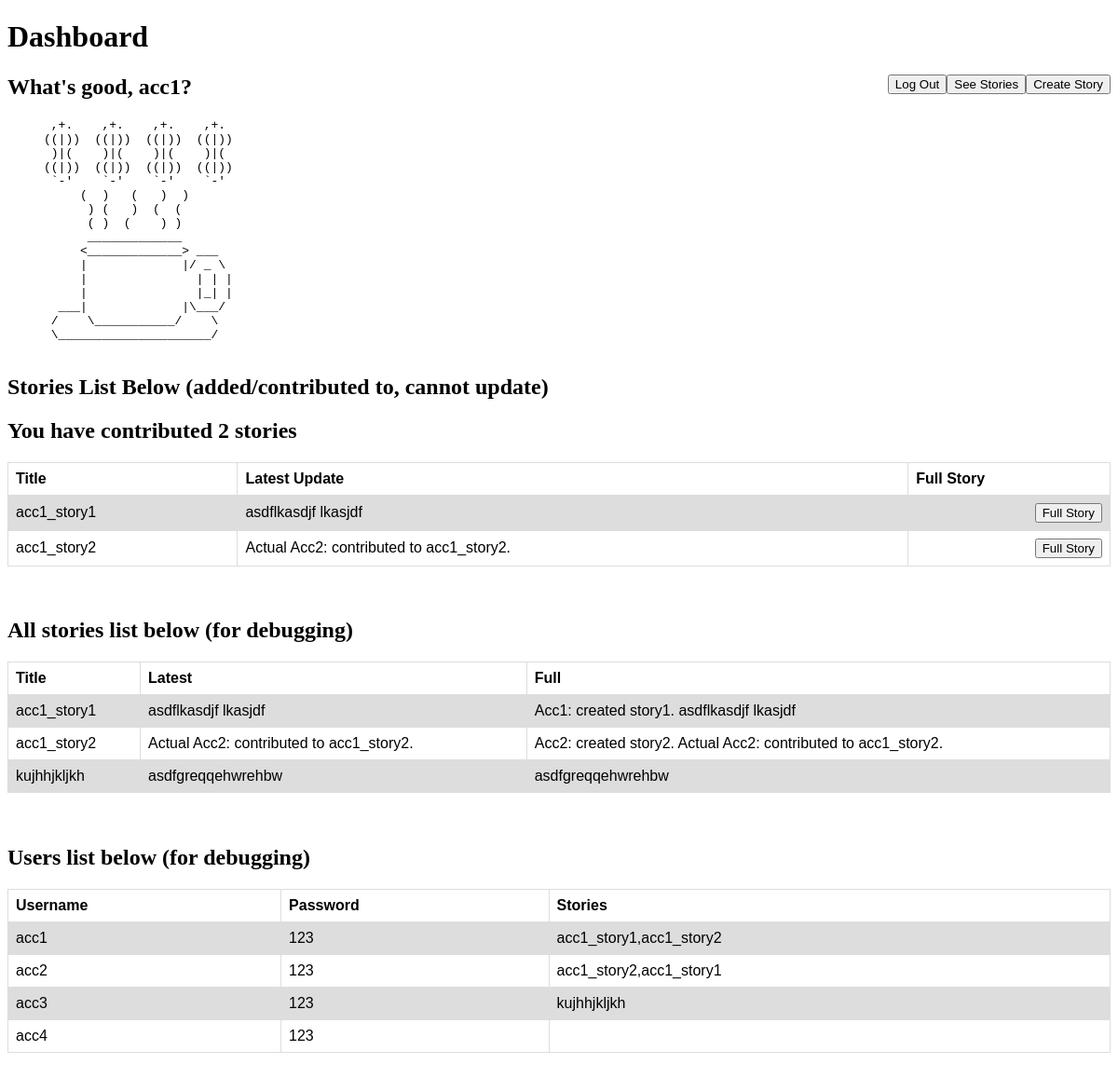
The app's page /dashboard (signed in) with its own data.
### tables this page shows
CREATE TABLE users (username TEXT, password TEXT, stories TEXT);

CREATE TABLE stories (name TEXT, latestUpdate TEXT, fullStory TEXT);

### __init__.py (the view)
@app.route("/dashboard")
def dashboard():
    if not session.get(logged_in_user):
        return render_template('main_page.html')
    c.execute("SELECT stories FROM users WHERE username = (?)", (logged_in_user,))
    userStories = c.fetchall()
    userStoriesList = list(userStories[0][0].split(","))
    num_stories = len(userStoriesList)
    if (num_stories == 1) and (userStoriesList[0] == ''):
        num_stories = 0
    stories_list = []
    for story in userStoriesList:
        c.execute("SELECT * FROM stories where name = (?)", (story,))
        row = c.fetchall()
        stories_list.append(row)
    c.execute("SELECT * FROM users")
    users_list = [line for line in c]
    c.execute("SELECT * FROM stories")
    db_stories_list = [line for line in c]
    return render_template(
        "dashboard.html",
        username=logged_in_user,         # so we can see username when we log in
        num_stories=num_stories,         # num of stories the user has added/contributed to
        stories_list=stories_list,       # shows the tables user has added/contributed to
        db_stories_list=db_stories_list, # shows title,latest,full for debugging
        users_list=users_list,           # shows user,pass,titles for debugging
        )

### templates/dashboard.html (shortened to what this page needs)
<!DOCTYPE html>
<html>
  <head>
    <h1> Dashboard </h1>
  </head>
  <body>
    <form action="/create_story">
      <input type="submit" value="Create Story">
    </form>
    <form action="/see_stories">
      <input type="submit" value="See Stories">
    </form>
    <form action="/logout" method="POST">
      <input type="submit" value="Log Out">
    </form>
    <h2>What's good, {{username}}?</h2>
    <pre>
      ,+.    ,+.    ,+.    ,+.
     ((|))  ((|))  ((|))  ((|))
      )|(    )|(    )|(    )|(
     ((|))  ((|))  ((|))  ((|))
      `-'    `-'    `-'    `-'
          (  )   (   )  )
           ) (   )  (  (
           ( )  (    ) )
           _____________
          <_____________> ___
          |             |/ _ \
          |               | | |
          |               |_| |
       ___|             |\___/
      /    \___________/    \
      \_____________________/
    </pre>
    <h2>Stories List Below (added/contributed to, cannot update)</h2>
    {% if (num_stories == 1) %}
      <h2>You have contributed {{num_stories}} story</h2>
    {% else %}
      <h2>You have contributed {{num_stories}} stories</h2>
    {% endif %}
    <table style="width:100%">
      <tr>
        <th>Title</th>
        <th>Latest Update</th>
        <th>Full Story</th>
      </tr>
      {% if (num_stories != 0) %}
        {% for story_info in stories_list %}
          <tr>
            <td>{{story_info[0][0]}}</td>
            <td>{{story_info[0][1]}}</td>
            <td>
              <form action="/full_story" method="post">
                <input type="submit" value="Full Story">
              </form>
            </td
          </tr>
        {% endfor %}
      {% else %}
        <td></td>
        <td></td>
        <td></td>
      {% endif %}
    </table>
    <br>
    <br>
    <h2>All stories list below (for debugging)</h2>
    <table>
      <tr>
        <th>Title</th>
        <th>Latest</th>
        <th>Full</th>
      </tr>
      {% for story_info in db_stories_list%}
      <tr>
        {% for col in story_info %}
          <td>{{col}}</td>
        {% endfor %}
      </tr>
      {% endfor %}
    </table>
    <br>
    <br>
    <h2>Users list below (for debugging)</h2>
    <table>
      <tr>
        <th>Username</th>
        <th>Password</th>
        <th>Stories</th>
      </tr>
      {% for user_info in users_list %}
      <tr>
        {% for col in user_info %}
          <td>{{col}}</td>
        {% endfor %}
      </tr>
      {% endfor %}
    </table>
    <br>
    <br>
  </body>
</html>

### templates/dashboard.html (style rules this page uses)
table { font-family: arial, sans-serif; border-collapse: collapse; width: 100%; }
td, th { border: 1px solid #dddddd; text-align: left; padding: 8px; }
tr:nth-child(even) { background-color: #dddddd; }
input { float: right; }

### records on screen
users: username "acc1", password "123", stories "acc1_story1,acc1_story2"
stories: name "acc1_story1", latestUpdate "asdflkasdjf lkasjdf", fullStory "Acc1: created story1. asdflkasdjf lkasjdf"
stories: name "acc1_story2", latestUpdate "Actual Acc2: contributed to acc1_story2.", fullStory "Acc2: created story2. Actual Acc2: contributed to acc1_story2."
stories: name "kujhhjkljkh", latestUpdate "asdfgreqqehwrehbw", fullStory "asdfgreqqehwrehbw"
users: username "acc2", password "123", stories "acc1_story2,acc1_story1"
users: username "acc3", password "123", stories "kujhhjkljkh"
users: username "acc4", password "123"

### other values on screen
{{ num_stories }} "2"
